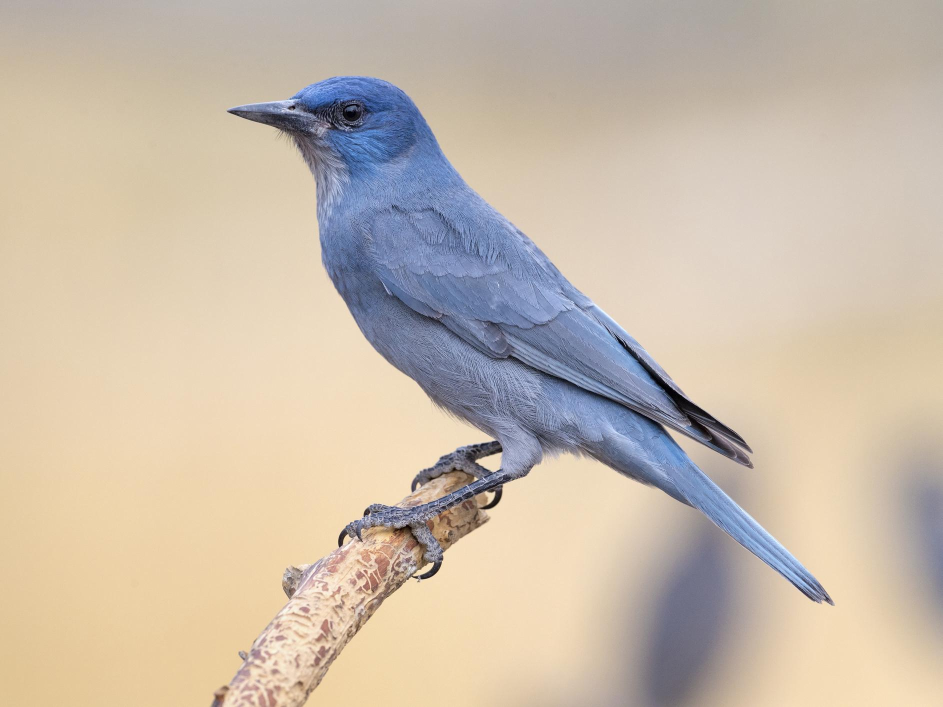
#> input picture media/sample/pinyon-jay-bird.jpg, 1885 x 1414 px (shown at 1/2 size); its folder holds only this picture in this run
$ python image_to_8bit.py -in media/sample/pinyon-jay-bird.jpg
#> lines starting #> are read from the running program, lines starting #| are printed output that depends on the picture; after the words box and inside, x2 and y2 are one past the last pixel; in counts of white or black regions, pixels touching at a corner belong together
### lib/io_utils.py
# -*- coding: utf-8 -*-

import bz2
import csv
import glob
import json
from lib.collection_utils import *
from lib.math_utils import *
import os
from pprint import pprint
import re
import shutil
import sys
import zipfile

try:
    import requests
except ImportError:
    print("Warning: requests module not found, so can't make remote json requests")

try:
    reload(sys)
    sys.setdefaultencoding('utf8')
except:
    pass
    # print("reload operation not supported, skipping...")

# [4 lines left out: function appendToBasename, not called in this run]

def copyfile(src, dst):
    shutil.copyfile(src, dst)

# [39 lines left out: functions downloadBinaryFile, downloadFile, framesExist, not called in this run]

def getBasename(fn):
    return os.path.splitext(os.path.basename(fn))[0]

def getFileExt(fn):
    basename = os.path.basename(fn)
    return "." + basename.split(".")[-1]

# [36 lines left out: functions getFilenames, getFilesFromString, not called in this run]

def getFilesInDir(dirname):
    return [os.path.join(dirname, f) for f in os.listdir(dirname) if os.path.isfile(os.path.join(dirname, f))]

# [40 lines left out: functions getFilesizeString, getJSONFromURL, getNestedValue, not called in this run]

def getZeroPadding(count):
    return len(str(count))

# [94 lines left out: functions makeDirectories, parseHeadings, parseUnicode, readCsv, readJSON, readLDJSON and 1 more, not called in this run]

def removeDir(path):
    if os.path.isdir(path):
        shutil.rmtree(path, ignore_errors=True)

# [10 lines left out: function removeFiles, not called in this run]

def resolveRedirect(url):
    r = requests.head(url, allow_redirects=True)
    return r.url

def replaceWhitespace(string, replaceWith=" "):
    return re.sub('\s+', replaceWith, string).strip() if isinstance(string, str) else string

# [4 lines left out: function replaceFileExtension, not called in this run]

def supportsEncoding():
    return sys.version_info >= (3, 0)

# [82 lines left out: functions stringToFilename, unzipFile, writeCsv, writeJSON, not called in this run]

def writeTextFile(filename, text):
    with open(filename, "w", encoding="utf8", errors="replace") as f:
        f.write(text)

def zeroPad(value, total):
    padding = getZeroPadding(total)
    return str(value).zfill(padding)

def zipDir(filename, path):
    shutil.make_archive(filename, 'zip', path)

# [11 lines left out: function zipLists, not called in this run]

### lib/image_utils.py
# -*- coding: utf-8 -*-

from lib.math_utils import *
from lib.processing_utils import *
import numpy as np
import os
from PIL import Image, ImageDraw, ImageFilter
from pprint import pprint
import sys

# [144 lines left out: functions alphaMask, applyEffects, blurImage, containImage, fillImage, pasteImage and 5 more, not called in this run]

def toEightBit(filenameOrImage, toFilename):
#> called with filenameOrImage = 'media/sample/pinyon-jay-bird.jpg', toFilename = 'output/segments/pinyon-jay-bird.jpg'
    im = filenameOrImage
    if isinstance(filenameOrImage, str):
        im = Image.open(filenameOrImage)
#> im is the input picture: PIL image 1885x1414 RGB; mean R, G, B 201.1, 187.6, 171.9

    # PIL complains if you don't load explicitly
    im.load()

    # Get the alpha band
    alpha = im.split()[-1]
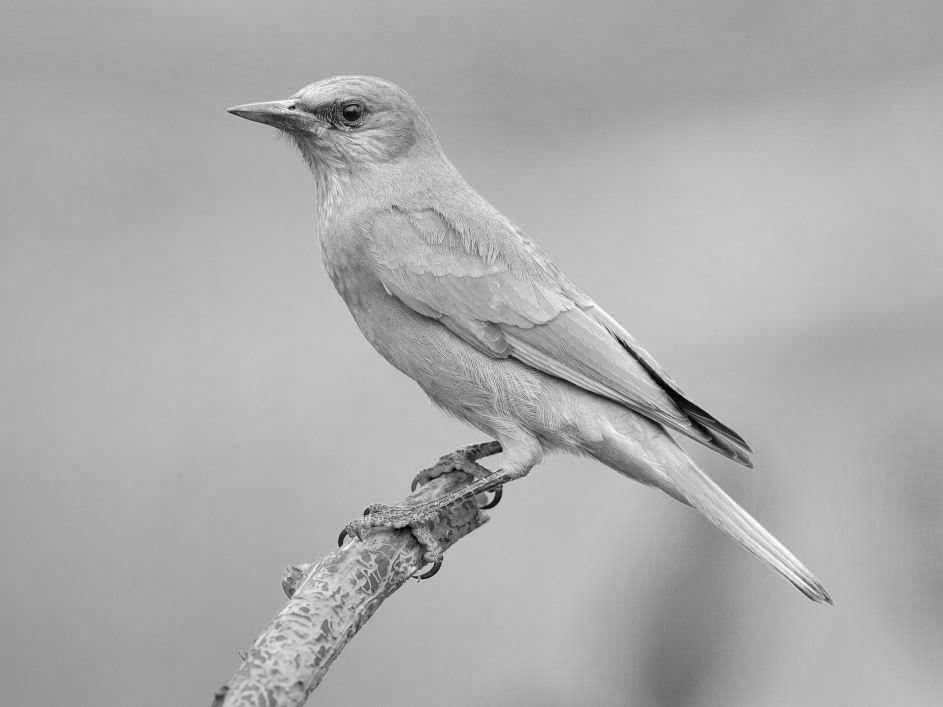
#> alpha: PIL image 1885x1414 L (shown at 1/2 size); min 0, max 255, mean 171.9

    # convert to RGB, then to 8-bit color
    im = im.convert('RGB').convert('P', palette=Image.ADAPTIVE, colors=255)
#> im: PIL image 1885x1414 P

    # Set all pixel values below 128 to 255, and the rest to 0
    mask = Image.eval(alpha, lambda a: 255 if a <= 128 else 0)
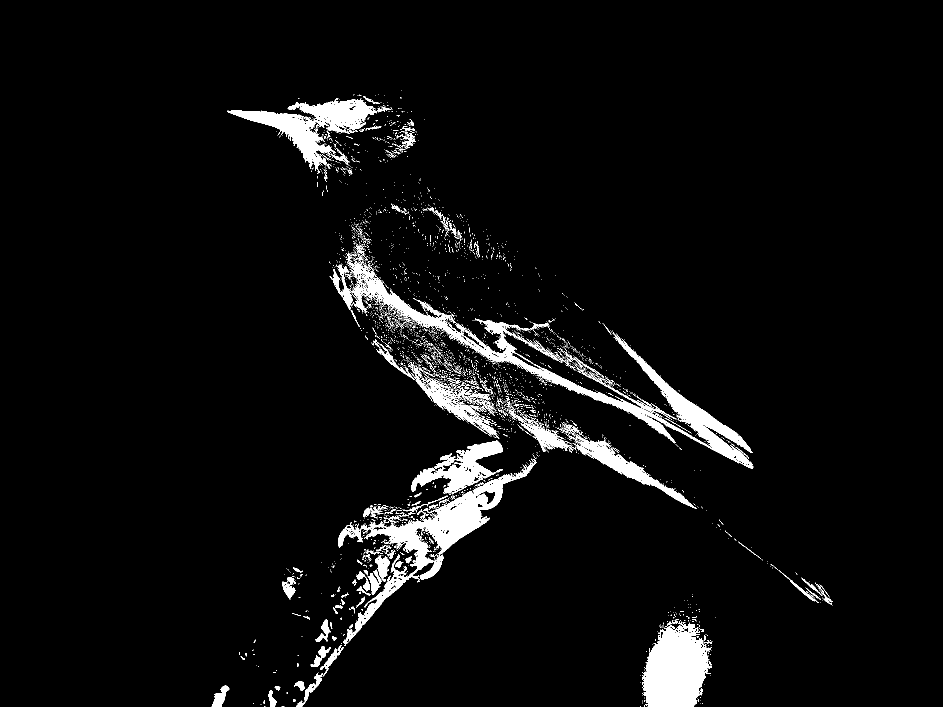
#> mask: PIL image 1885x1414 L (shown at 1/2 size); 4.5% white; 3645 white regions (3486 under 20 px), largest, box (x1, y1, x2, y2) and area: (659, 489, 1507, 937) 27389, (676, 909, 1073, 1292) 20068, (1284, 1242, 1424, 1414) 16755

    # Paste the color of index 255 and use alpha as a mask
    im.paste(255, mask)
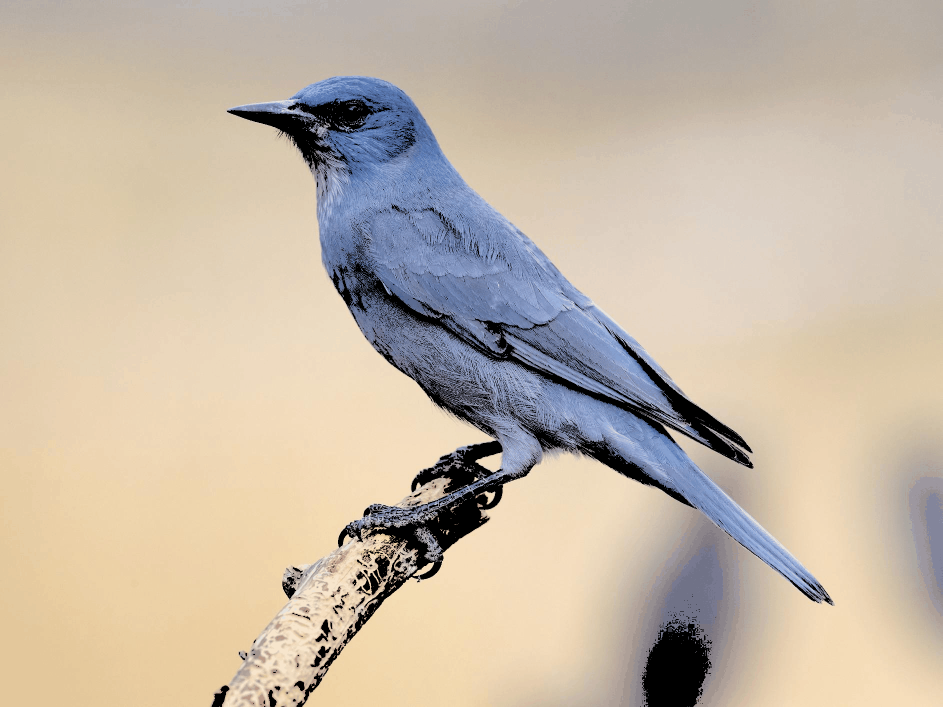
#> im: PIL image 1885x1414 P (shown at 1/2 size); mean R, G, B 196.9, 183.7, 167.4

    # The transparency index is 255
#> (the run stopped early here; a loop or call above may not have finished)
